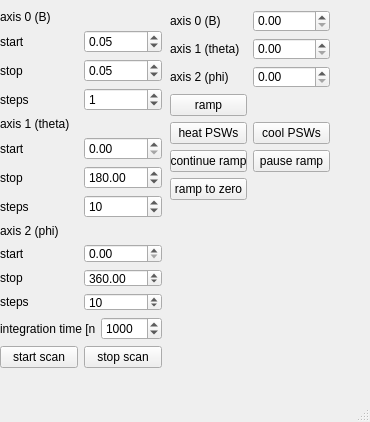
<?xml version="1.0" encoding="UTF-8"?>
<ui version="4.0">
 <class>MainWindow</class>
 <widget class="QMainWindow" name="MainWindow">
  <property name="geometry">
   <rect>
    <x>0</x>
    <y>0</y>
    <width>370</width>
    <height>422</height>
   </rect>
  </property>
  <property name="windowTitle">
   <string>MainWindow</string>
  </property>
  <widget class="QWidget" name="centralwidget">
   <widget class="QWidget" name="verticalLayoutWidget_4">
    <property name="geometry">
     <rect>
      <x>0</x>
      <y>10</y>
      <width>162</width>
      <height>358</height>
     </rect>
    </property>
    <layout class="QVBoxLayout" name="verticalLayout_4">
     <item>
      <layout class="QVBoxLayout" name="axis0_verticalLayout">
       <item>
        <widget class="QLabel" name="label_4">
         <property name="text">
          <string>axis 0 (B)</string>
         </property>
        </widget>
       </item>
       <item>
        <layout class="QGridLayout" name="gridLayout">
         <item row="2" column="1">
          <widget class="QDoubleSpinBox" name="axis0_steps_doubleSpinBox">
           <property name="decimals">
            <number>0</number>
           </property>
           <property name="value">
            <double>1.000000000000000</double>
           </property>
          </widget>
         </item>
         <item row="0" column="0">
          <widget class="QLabel" name="label">
           <property name="text">
            <string>start</string>
           </property>
          </widget>
         </item>
         <item row="1" column="0">
          <widget class="QLabel" name="label_2">
           <property name="text">
            <string>stop</string>
           </property>
          </widget>
         </item>
         <item row="2" column="0">
          <widget class="QLabel" name="label_3">
           <property name="text">
            <string>steps</string>
           </property>
          </widget>
         </item>
         <item row="1" column="1">
          <widget class="QDoubleSpinBox" name="axis0_stop_value_doubleSpinBox">
           <property name="maximum">
            <double>999.000000000000000</double>
           </property>
           <property name="value">
            <double>0.050000000000000</double>
           </property>
          </widget>
         </item>
         <item row="0" column="1">
          <widget class="QDoubleSpinBox" name="axis0_start_value_doubleSpinBox">
           <property name="maximum">
            <double>999.000000000000000</double>
           </property>
           <property name="value">
            <double>0.050000000000000</double>
           </property>
          </widget>
         </item>
        </layout>
       </item>
      </layout>
     </item>
     <item>
      <layout class="QVBoxLayout" name="axis1_verticalLayout">
       <item>
        <widget class="QLabel" name="label_5">
         <property name="text">
          <string>axis 1 (theta)</string>
         </property>
        </widget>
       </item>
       <item>
        <layout class="QGridLayout" name="gridLayout_2">
         <item row="2" column="1">
          <widget class="QDoubleSpinBox" name="axis1_steps_doubleSpinBox">
           <property name="decimals">
            <number>0</number>
           </property>
           <property name="value">
            <double>10.000000000000000</double>
           </property>
          </widget>
         </item>
         <item row="0" column="0">
          <widget class="QLabel" name="label_6">
           <property name="text">
            <string>start</string>
           </property>
          </widget>
         </item>
         <item row="1" column="0">
          <widget class="QLabel" name="label_7">
           <property name="text">
            <string>stop</string>
           </property>
          </widget>
         </item>
         <item row="2" column="0">
          <widget class="QLabel" name="label_8">
           <property name="text">
            <string>steps</string>
           </property>
          </widget>
         </item>
         <item row="1" column="1">
          <widget class="QDoubleSpinBox" name="axis1_stop_value_doubleSpinBox">
           <property name="maximum">
            <double>999.000000000000000</double>
           </property>
           <property name="value">
            <double>180.000000000000000</double>
           </property>
          </widget>
         </item>
         <item row="0" column="1">
          <widget class="QDoubleSpinBox" name="axis1_start_value_doubleSpinBox">
           <property name="maximum">
            <double>999.000000000000000</double>
           </property>
          </widget>
         </item>
        </layout>
       </item>
       <item>
        <layout class="QVBoxLayout" name="axis3_verticalLayout">
         <item>
          <widget class="QLabel" name="label_9">
           <property name="text">
            <string>axis 2 (phi)</string>
           </property>
          </widget>
         </item>
         <item>
          <layout class="QGridLayout" name="gridLayout_3">
           <item row="2" column="1">
            <widget class="QDoubleSpinBox" name="axis2_steps_doubleSpinBox">
             <property name="decimals">
              <number>0</number>
             </property>
             <property name="value">
              <double>10.000000000000000</double>
             </property>
            </widget>
           </item>
           <item row="0" column="0">
            <widget class="QLabel" name="label_10">
             <property name="text">
              <string>start</string>
             </property>
            </widget>
           </item>
           <item row="1" column="0">
            <widget class="QLabel" name="label_11">
             <property name="text">
              <string>stop</string>
             </property>
            </widget>
           </item>
           <item row="2" column="0">
            <widget class="QLabel" name="label_12">
             <property name="text">
              <string>steps</string>
             </property>
            </widget>
           </item>
           <item row="1" column="1">
            <widget class="QDoubleSpinBox" name="axis2_stop_value_doubleSpinBox">
             <property name="maximum">
              <double>999.000000000000000</double>
             </property>
             <property name="value">
              <double>360.000000000000000</double>
             </property>
            </widget>
           </item>
           <item row="0" column="1">
            <widget class="QDoubleSpinBox" name="axis2_start_value_doubleSpinBox">
             <property name="maximum">
              <double>999.000000000000000</double>
             </property>
             <property name="value">
              <double>0.000000000000000</double>
             </property>
            </widget>
           </item>
          </layout>
         </item>
        </layout>
       </item>
      </layout>
     </item>
     <item>
      <layout class="QHBoxLayout" name="horizontalLayout_2">
       <item>
        <widget class="QLabel" name="label_13">
         <property name="text">
          <string>integration time [ns]</string>
         </property>
        </widget>
       </item>
       <item>
        <widget class="QDoubleSpinBox" name="integration_time_doubleSpinBox">
         <property name="decimals">
          <number>0</number>
         </property>
         <property name="maximum">
          <double>99999.000000000000000</double>
         </property>
         <property name="value">
          <double>1000.000000000000000</double>
         </property>
        </widget>
       </item>
      </layout>
     </item>
     <item>
      <layout class="QHBoxLayout" name="horizontalLayout">
       <item>
        <widget class="QPushButton" name="start_scan_pushButton">
         <property name="text">
          <string>start scan</string>
         </property>
        </widget>
       </item>
       <item>
        <widget class="QPushButton" name="stop_scan_pushButton">
         <property name="text">
          <string>stop scan</string>
         </property>
        </widget>
       </item>
      </layout>
     </item>
    </layout>
   </widget>
   <widget class="QWidget" name="gridLayoutWidget">
    <property name="geometry">
     <rect>
      <x>170</x>
      <y>10</y>
      <width>160</width>
      <height>190</height>
     </rect>
    </property>
    <layout class="QGridLayout" name="gridLayout_4">
     <item row="0" column="0">
      <widget class="QLabel" name="label_14">
       <property name="text">
        <string>axis 0 (B)</string>
       </property>
      </widget>
     </item>
     <item row="5" column="0">
      <widget class="QPushButton" name="continue_ramp_pushButton">
       <property name="text">
        <string>continue ramp</string>
       </property>
      </widget>
     </item>
     <item row="1" column="1">
      <widget class="QDoubleSpinBox" name="axis1_doubleSpinBox">
       <property name="maximum">
        <double>180.000000000000000</double>
       </property>
      </widget>
     </item>
     <item row="1" column="0">
      <widget class="QLabel" name="label_15">
       <property name="text">
        <string>axis 1 (theta)</string>
       </property>
      </widget>
     </item>
     <item row="2" column="0">
      <widget class="QLabel" name="label_16">
       <property name="text">
        <string>axis 2 (phi)</string>
       </property>
      </widget>
     </item>
     <item row="4" column="0">
      <widget class="QPushButton" name="heat_psw_pushButton">
       <property name="text">
        <string>heat PSWs</string>
       </property>
      </widget>
     </item>
     <item row="2" column="1">
      <widget class="QDoubleSpinBox" name="axis2_doubleSpinBox">
       <property name="maximum">
        <double>360.000000000000000</double>
       </property>
      </widget>
     </item>
     <item row="4" column="1">
      <widget class="QPushButton" name="cool_psw_pushButton">
       <property name="text">
        <string>cool PSWs</string>
       </property>
      </widget>
     </item>
     <item row="6" column="0">
      <widget class="QPushButton" name="ramp_to_zero_pushButton">
       <property name="text">
        <string>ramp to zero</string>
       </property>
      </widget>
     </item>
     <item row="5" column="1">
      <widget class="QPushButton" name="pause_ramp_pushButton">
       <property name="text">
        <string>pause ramp</string>
       </property>
      </widget>
     </item>
     <item row="0" column="1">
      <widget class="QDoubleSpinBox" name="axis0_doubleSpinBox"/>
     </item>
     <item row="3" column="0">
      <widget class="QPushButton" name="start_ramp_pushButton">
       <property name="text">
        <string>ramp</string>
       </property>
      </widget>
     </item>
    </layout>
   </widget>
  </widget>
  <widget class="QMenuBar" name="menubar">
   <property name="geometry">
    <rect>
     <x>0</x>
     <y>0</y>
     <width>370</width>
     <height>21</height>
    </rect>
   </property>
  </widget>
  <widget class="QStatusBar" name="statusbar"/>
 </widget>
 <resources/>
 <connections/>
</ui>
